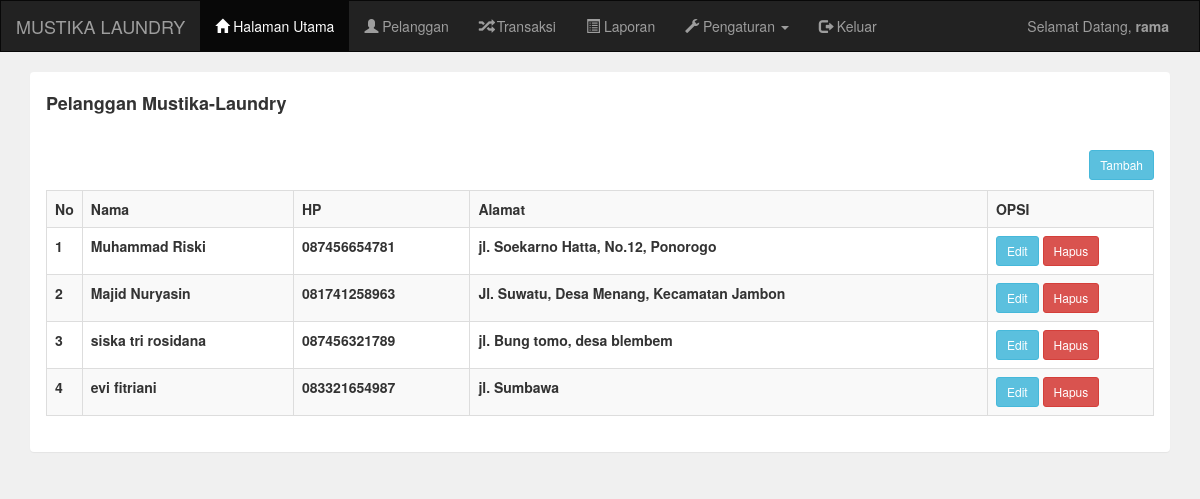
Page /admin/pelanggan.php (signed in) on the committed database.
### tables this page shows
CREATE TABLE `pelanggan` (
  `pelanggan_id` int(11) NOT NULL,
  `pelanggan_nama` varchar(255) NOT NULL,
  `pelanggan_hp` varchar(255) NOT NULL,
  `pelanggan_alamat` text NOT NULL
);

### admin/pelanggan.php (the view)
<?php include 'header.php'; ?>
<div class="container">
    <div class="panel">
        <div class="panel-heading">
            <h4><b> Pelanggan Mustika-Laundry</b></h4>
        </div>
        <div class="panel-body">
            <a href="pelanggan_tambah.php" class="btn btn-sm btn-info pull-right">Tambah</a>
            <br/>
            <br/>
            <table class="table table-bordered table-striped">
                <tr>
                    <th width="1%">No</th>
                    <th>Nama</th>
                    <th>HP</th>
                    <th>Alamat</th>
                    <th width="15%">OPSI</th>
                </tr>
                <?php
                include '../koneksi.php';
                $data = mysqli_query($koneksi,"select * from pelanggan");
                $no = 1;
                while($d=mysqli_fetch_array($data)){
                    ?>
                    <tr>
                        <td><?php echo $no++; ?></td>
                        <td><?php echo $d['pelanggan_nama']; ?></td>
                        <td><?php echo $d['pelanggan_hp']; ?></td>
                        <td><?php echo $d['pelanggan_alamat']; ?></td>
                        <td>
                            <a href="pelanggan_edit.php?id=<?php echo $d['pelanggan_id']; ?>" class="btn btn-sm btn-info">Edit</a>
                            <a href="pelanggan_hapus.php?id=<?php echo $d['pelanggan_id']; ?>" class="btn btn-sm btn-danger">Hapus</a>
                        </td>
                    </tr>
                    <?php
                }
                ?>
            </table>
        </div>
    </div>
</div>
<?php include 'footer.php'; ?>

### rows in the picture
pelanggan: pelanggan_nama "Muhammad Riski", pelanggan_hp "087456654781", pelanggan_alamat "jl. Soekarno Hatta, No.12, Ponorogo"
pelanggan: pelanggan_nama "Majid Nuryasin", pelanggan_hp "081741258963", pelanggan_alamat "Jl. Suwatu, Desa Menang, Kecamatan Jambon"
pelanggan: pelanggan_nama "siska tri rosidana", pelanggan_hp "087456321789", pelanggan_alamat "jl. Bung tomo, desa blembem"
pelanggan: pelanggan_nama "evi fitriani", pelanggan_hp "083321654987", pelanggan_alamat "jl. Sumbawa"

### other values in the picture
$_SESSION['username'] "rama"
